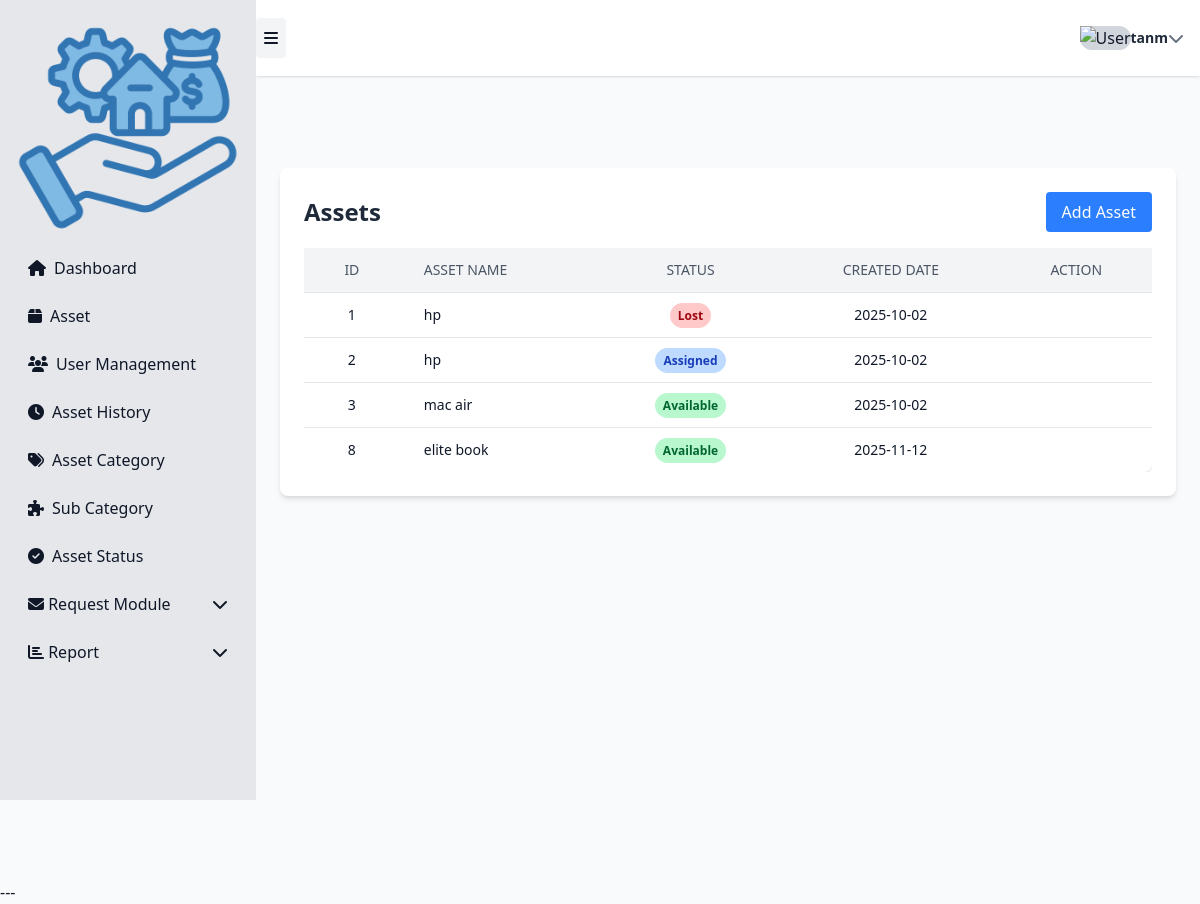
The page /asset/status/ (signed in) on the database its author committed.
### asset1/models.py (models this page shows, shortened)
class Asset(models.Model):
    STATUS_AVAILABLE = "available"
    STATUS_ASSIGNED = "assigned"
    STATUS_MAINTENANCE = "maintenance"
    STATUS_LOST = "lost"
    STATUS_RETIRED = "retired"
    STATUS_CHOICES = [
        (STATUS_AVAILABLE, "Available"),
        (STATUS_ASSIGNED, "Assigned"),
        (STATUS_MAINTENANCE, "Maintenance"),
        (STATUS_LOST, "Lost"),
        (STATUS_RETIRED, "Retired"),
    ]
    uuid = models.UUIDField(default=uuid.uuid4, editable=False, unique=True)
    name = models.CharField(max_length=200)
    category = models.ForeignKey(Category, on_delete=models.PROTECT, related_name="assets")
    serial_number = models.CharField(max_length=200, blank=True, null=True, unique=True)
    description = models.TextField(blank=True)
    location = models.ForeignKey(Location, on_delete=models.SET_NULL, null=True, blank=True)
    status = models.CharField(max_length=32, choices=STATUS_CHOICES, default=STATUS_AVAILABLE)
    assigned_to = models.ForeignKey(settings.AUTH_USER_MODEL, null=True, blank=True,
                                    on_delete=models.SET_NULL, related_name="assigned_assets")
    acquired_date = models.DateField(null=True, blank=True)
    purchase_price = models.DecimalField(max_digits=12, decimal_places=2, null=True, blank=True)
    is_active = models.BooleanField(default=True)
    created_at = models.DateTimeField(auto_now_add=True)
    updated_at = models.DateTimeField(auto_now=True)

### asset1/views.py (the view)
# urls.py: path('asset/status/', views.asset_status, name='asset_status'),
@login_required
def asset_status(request):
    assets = Asset.objects.all().order_by('id')
    return render(request, 'asset1/asset_status.html', {'assets': assets})

### asset1/templates/asset1/asset_status.html (shortened to what this page needs)
{% extends "asset1/sidebar.html" %}
{% load static %}
{% block page_content %}
<div class="max-w-6xl mx-auto mt-10 p-6 bg-white rounded-lg shadow-md">
  <div class="flex justify-between items-center mb-4">
    <h2 class="text-2xl font-bold text-gray-800">Assets</h2>
    <a href="{% url 'asset1:asset-create' %}"
       class="px-4 py-2 bg-blue-500 text-white rounded hover:bg-blue-600 transition">
      Add Asset
    </a>
  </div>
  <div class="overflow-x-auto">
    <table class="min-w-full divide-y divide-gray-200 rounded-lg shadow-sm" id="assetTable">
      <thead class="bg-gray-100">
        <tr>
          <th class="px-6 py-3 text-center text-sm font-medium text-gray-600 uppercase">ID</th>
          <th class="px-6 py-3 text-left text-sm font-medium text-gray-600 uppercase">Asset Name</th>
          <th class="px-6 py-3 text-center text-sm font-medium text-gray-600 uppercase">Status</th>
          <th class="px-6 py-3 text-center text-sm font-medium text-gray-600 uppercase">Created Date</th>
          <th class="px-6 py-3 text-center text-sm font-medium text-gray-600 uppercase">Action</th>
        </tr>
      </thead>
      <tbody class="bg-white divide-y divide-gray-200">
        {% for asset in assets %}
        <tr class="hover:bg-gray-50">
          <td class="px-6 py-3 text-center text-sm">{{ asset.id }}</td>
          <td class="px-6 py-3 text-sm">{{ asset.name }}</td>
          <td class="px-6 py-3 text-center text-sm">
            {% if asset.status == 'available' %}
              <span class="px-2 py-1 bg-green-200 text-green-800 rounded-full text-xs font-semibold">Available</span>
            {% elif asset.status == 'assigned' %}
              <span class="px-2 py-1 bg-blue-200 text-blue-800 rounded-full text-xs font-semibold">Assigned</span>
            {% elif asset.status == 'maintenance' %}
              <span class="px-2 py-1 bg-yellow-200 text-yellow-800 rounded-full text-xs font-semibold">Maintenance</span>
            {% elif asset.status == 'lost' %}
              <span class="px-2 py-1 bg-red-200 text-red-800 rounded-full text-xs font-semibold">Lost</span>
            {% elif asset.status == 'retired' %}
              <span class="px-2 py-1 bg-gray-300 text-gray-800 rounded-full text-xs font-semibold">Retired</span>
            {% endif %}
          </td>
          <td class="px-6 py-3 text-center text-sm">{{ asset.created_at|date:"Y-m-d" }}</td>
        </tr>
        {% empty %}
        <tr>
          <td colspan="5" class="px-6 py-4 text-center text-gray-500 text-sm">No assets found.</td>
        </tr>
        {% endfor %}
      </tbody>
    </table>
  </div>
</div>
{% endblock %}

### asset1/templates/asset1/sidebar.html (shortened to what this page needs)
{% extends "asset1/base.html" %}
{% block content %}
<link rel="stylesheet"
      href="https://cdnjs.cloudflare.com/ajax/libs/font-awesome/6.4.0/css/all.min.css"/>
<div class="min-h-screen w-full bg-gray-50">
    <aside id="sidebar"
       class="bg-gray-200 min-h-screen fixed top-0 left-0 flex-shrink-0 overflow-y-auto transition-all duration-300 z-50"
       " style="width: 16rem;">
        <div class="flex flex-col justify-between h-full">
            <div class="flex flex-col gap-2 p-4">
              <div>
                <img src="../images/asset.png" alt="">
              </div>
                <a href="{% url 'asset1:dashboard' %}" class="flex items-center gap-2 px-3 py-2 rounded hover:bg-gray-300">
                    <i class="fas fa-home w-5"></i>
                    <span class="sidebar-text">Dashboard</span>
                </a>
                <a href="{% url 'asset1:asset_list' %}" class="flex items-center gap-2 px-3 py-2 rounded hover:bg-gray-300">
                    <i class="fas fa-box w-5"></i>
                    <span class="sidebar-text">Asset</span>
                </a>
                <a href="{% url 'asset1:employee_list' %}" class="flex items-center gap-2 px-3 py-2 rounded hover:bg-gray-300">
                    <i class="fas fa-users w-5"></i>
                    <span class="sidebar-text">User Management</span>
                </a>
                <a href="{% url 'asset1:asset_history' %}" class="flex items-center gap-2 px-3 py-2 rounded hover:bg-gray-300">
                    <i class="fas fa-clock w-5"></i>
                    <span class="sidebar-text">Asset History</span>
                </a>
                <a href="{% url 'asset1:asset_category' %}" class="flex items-center gap-2 px-3 py-2 rounded hover:bg-gray-300">
                    <i class="fas fa-tags w-5"></i>
                    <span class="sidebar-text">Asset Category</span>
                </a>
                <a href="{% url 'asset1:subcategory_list' %}" class="flex items-center gap-2 px-3 py-2 rounded hover:bg-gray-300">
                    <i class="fas fa-puzzle-piece w-5"></i>
                    <span class="sidebar-text">Sub Category</span>
                </a>
                <a href="{% url 'asset1:asset_status' %}" class="flex items-center gap-2 px-3 py-2 rounded hover:bg-gray-300">
                    <i class="fas fa-check-circle w-5"></i>
                    <span class="sidebar-text">Asset Status</span>
                </a>
                <details class="group">
                    <summary class="flex justify-between items-center px-3 py-2 rounded cursor-pointer hover:bg-gray-300">
                        <span>
                            <i class="fas fa-envelope w-5"></i>
                            <span class="sidebar-text">Request Module</span>
                        </span>
                        <i class="fas fa-chevron-down transition-transform group-open:rotate-180"></i>
                    </summary>
                </details>
                <details class="group">
                    <summary class="flex justify-between items-center px-3 py-2 rounded cursor-pointer hover:bg-gray-300">
                        <span>
                            <i class="fas fa-chart-bar w-5"></i>
                            <span class="sidebar-text">Report</span>
                        </span>
                        <i class="fas fa-chevron-down transition-transform group-open:rotate-180"></i>
                    </summary>
                </details>
            </div>
        </div>
    </aside>
    <nav id="navbar"
     class="bg-white shadow flex justify-between items-center px-10 h-20 flex-shrink-0 fixed top-0 z-40 transition-all duration-300"
     style="height: 4.75rem; left: 16rem; width: calc(100vw - 16rem);">
        <div class="flex items-center gap-4">
            <button id="sidebar-toggle"
                    class="p-2 rounded bg-gray-100 hover:bg-gray-200 transition">
                <i class="fa-solid fa-bars"></i>
            </button>
        </div>
        <div class="relative flex items-center" id="user-dropdown-container">
            <button id="user-dropdown-btn" class="flex items-center gap-3 px-4 py-2 rounded-lg hover:bg-gray-200 dark:hover:bg-gray-700 transition select-none">
                <div class="h-10 w-10 rounded-full overflow-hidden bg-gray-300 flex items-center justify-center">
                    <img id="user-avatar" src="" alt="User" class="object-cover w-full h-full">
                </div>
                <div class="flex flex-col leading-tight text-left sidebar-text">
                    <span class="text-gray-800 dark:text-gray-100 font-semibold text-sm">{{ user.get_username }}</span>
                </div>
                <i id="user-dropdown-icon" class="fas fa-chevron-down text-gray-500 ml-2 transition-transform duration-200"></i>
            </button>
        </div>
    </nav>
 <main id="main-content"
      class="overflow-y-auto p-6 bg-gray-50 transition-all duration-300"
      style="margin-left: 16rem; margin-top: 5rem; min-height: calc(100vh - 5rem);">
    {% block page_content %}{% endblock %}
</main>
</div>
---
{% endblock %}

### asset1/templates/asset1/asset_status.html (style rules this page uses)
html, body { overflow-x: hidden; }

### rows shown on the page
Asset: id "1", name "hp", status "Lost", created_at "2025-10-02"
Asset: id "2", name "hp", status "Assigned", created_at "2025-10-02"
Asset: id "3", name "mac air", status "Available", created_at "2025-10-02"
Asset: id "8", name "elite book", status "Available", created_at "2025-11-12"

### other values the page prints
{{ user.get_username }} "tanm"
